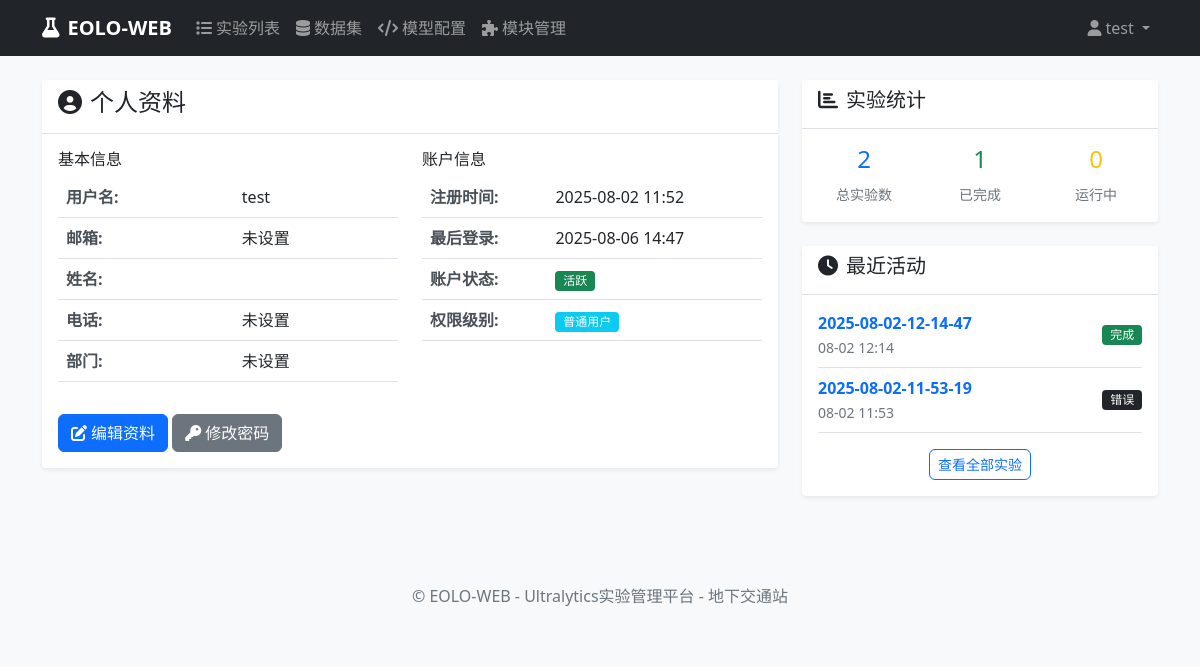
Page /accounts/profile/ (signed in) on the committed database.
### accounts/models.py (models this page shows, shortened)
class User(AbstractUser):
    phone = models.CharField(max_length=15, blank=True, null=True, verbose_name="电话号码")
    department = models.CharField(max_length=100, blank=True, null=True, verbose_name="部门")
    created_at = models.DateTimeField(auto_now_add=True, verbose_name="创建时间")
    updated_at = models.DateTimeField(auto_now=True, verbose_name="更新时间")
    class Meta:
        verbose_name = "用户"
        verbose_name_plural = "用户"

### experiments/models.py (models this page shows, shortened)
class Experiment(models.Model):
    EXPERIMENT_STATUS_CHOICES = [
        ('pending', '待启动'),
        ('queued', '排队'),
        ('running', '运行'),
        ('interrupted', '中断'),
        ('error', '错误'),
        ('completed', '完成'),
    ]
    TASK_TYPE_CHOICES = [
        ('detect', '目标检测'),
        ('segment', '实例分割'),
        ('classify', '图像分类'),
        ('pose', '姿态估计'),
        ('track', '目标跟踪'),
    ]
    name = models.CharField(max_length=200, verbose_name="实验名称")
    description = models.TextField(blank=True, null=True, verbose_name="实验描述")
    user = models.ForeignKey(User, on_delete=models.CASCADE, verbose_name="创建用户")
    task_type = models.CharField(max_length=20, choices=TASK_TYPE_CHOICES, default='detect', verbose_name="任务类型")
    model_configs = models.TextField(blank=True, null=True, verbose_name="模型配置", help_text="逗号分隔的模型配置路径")
    setting_config = models.CharField(max_length=200, blank=True, null=True, verbose_name="参数配置", help_text="参数配置文件路径")
    dataset = models.CharField(max_length=200, default='', verbose_name="数据集名称")
    epochs = models.IntegerField(default=100, verbose_name="训练轮数")
    batch_size = models.IntegerField(default=16, verbose_name="批量大小")
    device = models.CharField(max_length=20, default='auto', verbose_name="设备")
    SCALE_CHOICES = [
        ('n', 'Nano'),
        ('s', 'Small'),
        ('m', 'Medium'),
        ('l', 'Large'),
        ('x', 'Extra Large'),
    ]
    scale = models.CharField(max_length=1, choices=SCALE_CHOICES, default='n', verbose_name="尺寸")
    group = models.CharField(max_length=100, blank=True, null=True, verbose_name="分组")
    exp_timestamp = models.CharField(max_length=50, blank=True, null=True, verbose_name="实验时间戳")
    project_name = models.CharField(max_length=100, blank=True, null=True, verbose_name="项目名称")
    status = models.CharField(max_length=20, choices=EXPERIMENT_STATUS_CHOICES, default='pending', verbose_name="状态")
    command = models.TextField(blank=True, null=True, verbose_name="生成的命令")
    created_at = models.DateTimeField(auto_now_add=True, verbose_name="创建时间")
    updated_at = models.DateTimeField(auto_now=True, verbose_name="更新时间")
    started_at = models.DateTimeField(blank=True, null=True, verbose_name="开始时间")
    completed_at = models.DateTimeField(blank=True, null=True, verbose_name="完成时间")
    log_file = models.CharField(max_length=500, blank=True, null=True, verbose_name="日志文件")
    result_file = models.CharField(max_length=500, blank=True, null=True, verbose_name="结果文件")
    error_message = models.TextField(blank=True, null=True, verbose_name="错误信息")
    class Meta:
        verbose_name = "实验"
        verbose_name_plural = "实验"
        ordering = ['-created_at']

### accounts/views.py (the view)
# urls.py: path('profile/', views.profile_view, name='profile'),
@login_required
def profile_view(request):
    user = request.user
    total_experiments = user.experiment_set.count()
    completed_experiments = user.experiment_set.filter(status='completed').count()
    running_experiments = user.experiment_set.filter(status='running').count()
    recent_experiments = user.experiment_set.all()[:5]
    context = {
        'user': user,
        'total_experiments': total_experiments,
        'completed_experiments': completed_experiments,
        'running_experiments': running_experiments,
        'recent_experiments': recent_experiments,
    }
    return render(request, 'accounts/profile.html', context)

### templates/accounts/profile.html (shortened to what this page needs)
{% extends 'base.html' %}
{% block content %}
<div class="row">
    <div class="col-md-8">
        <div class="card">
            <div class="card-header">
                <h4><i class="fas fa-user-circle me-2"></i>个人资料</h4>
            </div>
            <div class="card-body">
                <div class="row">
                    <div class="col-md-6">
                        <h6>基本信息</h6>
                        <table class="table">
                            <tr>
                                <th>用户名:</th>
                                <td>{{ user.username }}</td>
                            </tr>
                            <tr>
                                <th>邮箱:</th>
                                <td>{{ user.email|default:"未设置" }}</td>
                            </tr>
                            <tr>
                                <th>姓名:</th>
                                <td>{{ user.first_name }} {{ user.last_name }}</td>
                            </tr>
                            <tr>
                                <th>电话:</th>
                                <td>{{ user.phone|default:"未设置" }}</td>
                            </tr>
                            <tr>
                                <th>部门:</th>
                                <td>{{ user.department|default:"未设置" }}</td>
                            </tr>
                        </table>
                    </div>
                    <div class="col-md-6">
                        <h6>账户信息</h6>
                        <table class="table">
                            <tr>
                                <th>注册时间:</th>
                                <td>{{ user.date_joined|date:"Y-m-d H:i" }}</td>
                            </tr>
                            <tr>
                                <th>最后登录:</th>
                                <td>{{ user.last_login|date:"Y-m-d H:i"|default:"从未登录" }}</td>
                            </tr>
                            <tr>
                                <th>账户状态:</th>
                                <td>
                                    {% if user.is_active %}
                                        <span class="badge bg-success">活跃</span>
                                    {% else %}
                                        <span class="badge bg-danger">禁用</span>
                                    {% endif %}
                                </td>
                            </tr>
                            <tr>
                                <th>权限级别:</th>
                                <td>
                                    {% if user.is_superuser %}
                                        <span class="badge bg-danger">超级管理员</span>
                                    {% elif user.is_staff %}
                                        <span class="badge bg-warning">管理员</span>
                                    {% else %}
                                        <span class="badge bg-info">普通用户</span>
                                    {% endif %}
                                </td>
                            </tr>
                        </table>
                    </div>
                </div>
                <div class="mt-3">
                    <a href="#" class="btn btn-primary">
                        <i class="fas fa-edit me-1"></i>编辑资料
                    </a>
                    <a href="#" class="btn btn-secondary">
                        <i class="fas fa-key me-1"></i>修改密码
                    </a>
                </div>
            </div>
        </div>
    </div>
    <div class="col-md-4">
        <div class="card">
            <div class="card-header">
                <h5><i class="fas fa-chart-bar me-2"></i>实验统计</h5>
            </div>
            <div class="card-body">
                <div class="row text-center">
                    <div class="col-4">
                        <h4 class="text-primary">{{ total_experiments }}</h4>
                        <small class="text-muted">总实验数</small>
                    </div>
                    <div class="col-4">
                        <h4 class="text-success">{{ completed_experiments }}</h4>
                        <small class="text-muted">已完成</small>
                    </div>
                    <div class="col-4">
                        <h4 class="text-warning">{{ running_experiments }}</h4>
                        <small class="text-muted">运行中</small>
                    </div>
                </div>
            </div>
        </div>
        <div class="card mt-3">
            <div class="card-header">
                <h5><i class="fas fa-clock me-2"></i>最近活动</h5>
            </div>
            <div class="card-body">
                {% if recent_experiments %}
                    {% for experiment in recent_experiments %}
                    <div class="d-flex justify-content-between align-items-center mb-2 pb-2 border-bottom">
                        <div>
                            <a href="{% url 'experiments:detail' experiment.pk %}" class="text-decoration-none">
                                <strong>{{ experiment.name }}</strong>
                            </a>
                            <br>
                            <small class="text-muted">{{ experiment.created_at|date:"m-d H:i" }}</small>
                        </div>
                        <span class="badge
                            {% if experiment.status == 'pending' %}bg-secondary
                            {% elif experiment.status == 'running' %}bg-warning
                            {% elif experiment.status == 'completed' %}bg-success
                            {% elif experiment.status == 'failed' %}bg-danger
                            {% else %}bg-dark
                            {% endif %}">{{ experiment.get_status_display }}</span>
                    </div>
                    {% endfor %}
                    <div class="text-center mt-3">
                        <a href="{% url 'experiments:list' %}" class="btn btn-sm btn-outline-primary">查看全部实验</a>
                    </div>
                {% else %}
                <div class="text-center text-muted">
                    <i class="fas fa-flask fa-2x mb-2"></i>
                    <p>您还没有创建任何实验</p>
                    <a href="{% url 'experiments:create' %}" class="btn btn-sm btn-primary">创建第一个实验</a>
                </div>
                {% endif %}
            </div>
        </div>
    </div>
</div>
{% endblock %}

### templates/base.html (shortened to what this page needs)
<!DOCTYPE html>
<html lang="zh-CN">
<head>
    {% load static %}
    <link href="{% static 'css/bootstrap.min.css' %}" rel="stylesheet">
    <link href="{% static 'css/all.min.css' %}" rel="stylesheet">
    <link rel="stylesheet" href="{% static 'css/main.css' %}">
</head>
<body>
    {% block navbar %}
    <nav class="navbar navbar-expand-lg navbar-dark bg-dark">
        <div class="container">
            <a class="navbar-brand" href="{% url 'experiments:dashboard' %}">
                <i class="fas fa-flask me-2"></i>EOLO-WEB
            </a>
            <div class="collapse navbar-collapse" id="navbarNav">
                {% if user.is_authenticated %}
                <ul class="navbar-nav me-auto">
                    <li class="nav-item">
                        <a class="nav-link" href="{% url 'experiments:list' %}">
                            <i class="fas fa-list me-1"></i>实验列表
                        </a>
                    </li>
                    <li class="nav-item">
                        <a class="nav-link" href="{% url 'datasets:list' %}">
                            <i class="fas fa-database me-1"></i>数据集
                        </a>
                    </li>
                    <li class="nav-item">
                        <a class="nav-link" href="{% url 'models_manager:model_manager' %}">
                            <i class="fas fa-code me-1"></i>模型配置
                        </a>
                    </li>
                    <li class="nav-item">
                        <a class="nav-link" href="{% url 'modules:list' %}">
                            <i class="fas fa-puzzle-piece me-1"></i>模块管理
                        </a>
                    </li>
                </ul>
                <ul class="navbar-nav">
                    <li class="nav-item dropdown">
                        <a class="nav-link dropdown-toggle" href="#" id="navbarDropdown" role="button" data-bs-toggle="dropdown">
                            <i class="fas fa-user me-1"></i>{{ user.username }}
                        </a>
                    </li>
                </ul>
                {% endif %}
            </div>
        </div>
    </nav>
    {% endblock %}
    <main class="container my-4">
        {% block content %}{% endblock %}
    </main>
    <footer class="bg-light text-center text-muted py-3 mt-5">
        <div class="container">
            <p>&copy; EOLO-WEB - Ultralytics实验管理平台 - 地下交通站</p>
        </div>
    </footer>
    {% load static %}
</body>
</html>

### static/css/main.css (style rules this page uses)
body { font-family: 'Segoe UI', Tahoma, Geneva, Verdana, sans-serif; background-color: #f8f9fa; }
.navbar-brand { font-weight: bold; font-size: 1.25rem; }
.navbar-nav .nav-link { font-weight: 500; }
.card { border: none; box-shadow: 0 0.125rem 0.25rem rgba(0, 0, 0, 0.075); margin-bottom: 1.5rem; }
.card-header { background-color: #fff; border-bottom: 1px solid #dee2e6; font-weight: 600; }
.btn { border-radius: 0.375rem; font-weight: 500; }
.table th { font-weight: 600; border-top: none; color: #495057; }
.badge { font-size: 0.75em; font-weight: 500; }

### rows in the picture
User: username "test", email "未设置", phone "未设置", department "未设置", date_joined "2025-08-02 11:52", last_login "2025-08-06 14:47"
Experiment: name "2025-08-02-12-14-47", created_at "08-02 12:14", status "完成"
Experiment: name "2025-08-02-11-53-19", created_at "08-02 11:53", status "错误"

### other values in the picture
{{ total_experiments }} "2"
{{ completed_experiments }} "1"
{{ running_experiments }} "0"
